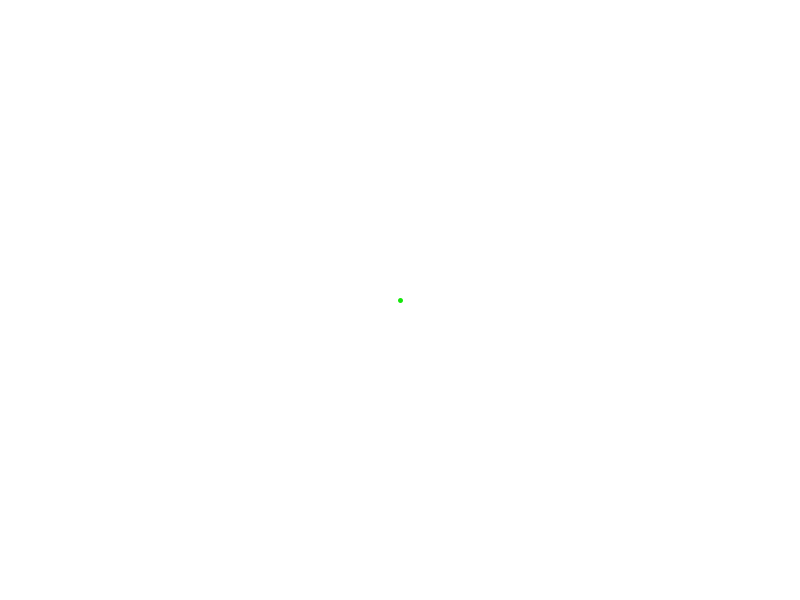
Frame 1 (no input)
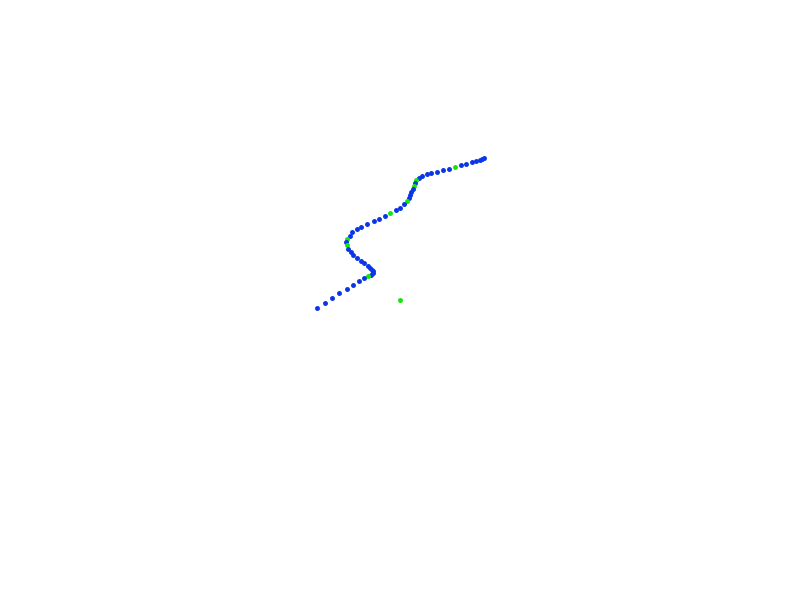
Frame 60 (the mouse pressed at the canvas centre just before this capture)
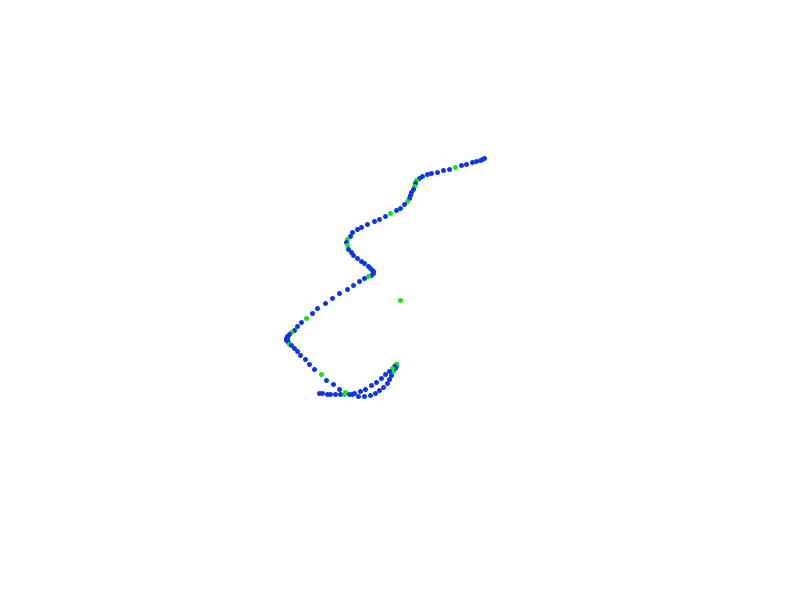
Frame 120 (the mouse held since frame 60 and released just before this capture)

The Processing sketch that drew these frames (run headless with seeded random() and noise(); from frame 60 on, the mouse is pressed at the canvas centre):

// Processing sketch: RandomWalket
// ── RandomWalket.pde
Walker w;

void setup(){
  size(800,600);
  w = new Walker();
  background(255);
}

void draw(){
  w.render();
  w.step();
}

// ── Walker.pde
import java.util.Random;
class Walker {
  Random sen = new Random(); 
  float x, y;
  float t = 0;
  float ty = 1000;

  Walker() {
    y = height/2;
    x = width/2;
  }

  void render() {
    int colour = (int)sen.nextGaussian()*100;

    strokeWeight(5);

    if (colour < 76) {
      stroke(10, 54, 231);
    } else {
      stroke(20, 231, 10);
    }

    point(x, y);
  }

  void step() {
    t += 0.01;
    ty += 0.01;
    
    x = noise(t);
    y = noise(ty);
    
    x = map(x,0,1,0,width);
    y = map(y,0,1,0,height);
  }
}
